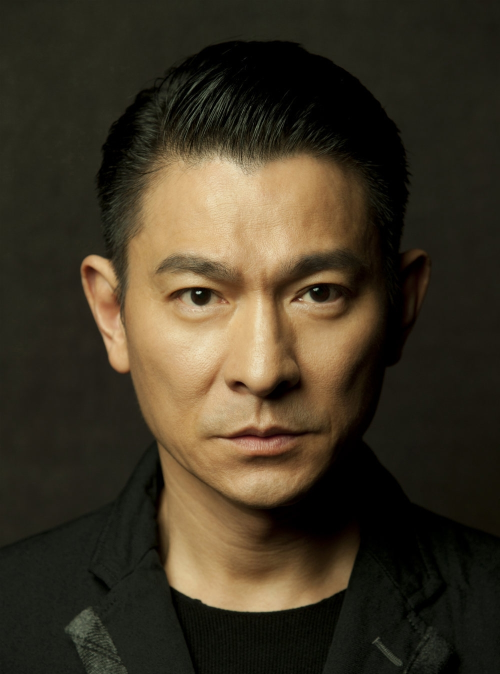
#> input picture 第19組_hw2/Head.jpg, 1000 x 1348 px (shown at 1/2 size)
$ python Group19_HW2.py
#> lines starting #> are read from the running program, lines starting #| are printed output that depends on the picture; after the words box and inside, x2 and y2 are one past the last pixel; in counts of white or black regions, pixels touching at a corner belong together; long printed decimals are rounded
# -*- coding: utf-8 -*-
"""
Created on Mon Apr 16 18:07:14 2018

@author: Shi Weiqiang Econ4A Group_19
"""

import numpy
from PIL import Image

# Load img and set W, H
head = Image.open("Head.jpg")
#> head is the input picture: PIL image 1000x1348 RGB; mean R, G, B 62.3, 53.1, 36.6
W, H = head.size
#> W = 1000; H = 1348

# Img to numpy array
apic_origin = numpy.array(head)
# prepare the affine Img array
apic_affine = numpy.zeros((apic_origin.shape[0], apic_origin.shape[1], apic_origin.shape[2]), dtype=numpy.uint8)

"""
# the ratio of 3 part: ignore W -> only affine the H
# prepare for Other Img
0-499               part 1
-------((500*H/1348),W)
500-999             part 2
-------((1000*H/1348),W)
1000-1347(1348-1)   part 3
"""


# First part of Pic
# copy the Part 1 Img to apic_Part1
apic_Part1 = numpy.zeros((int(500*H/1348), W, 3), dtype=numpy.uint8)
for i in range(int(500*H/1348)):
    for j in range(W):
        apic_Part1[i][j] = apic_origin[i][j]
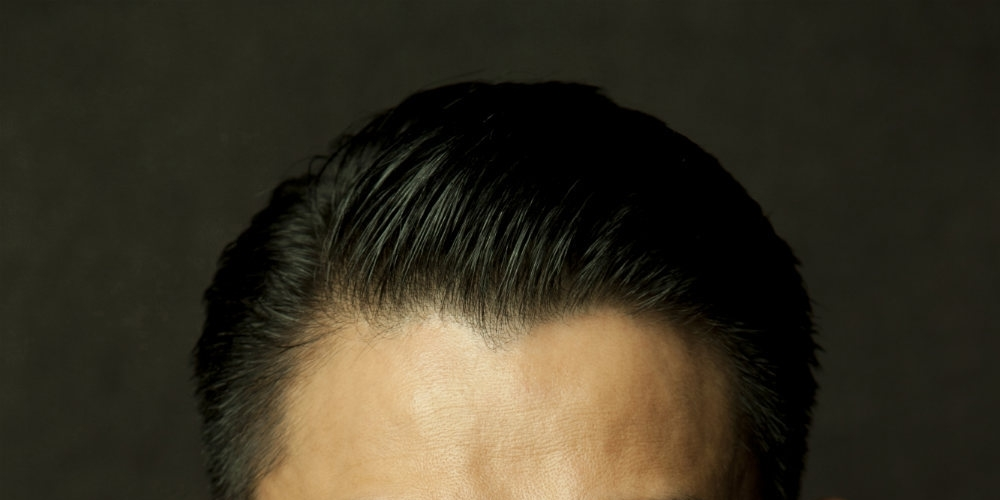
#> apic_Part1: shape (500, 1000, 3); mean R, G, B 55.2, 49.4, 34.7
'''
Big Img   =>   Small Img
(Col,Row) to the matrix
Affine    Original
(0,0)  => (0,0)
(X1,Y1)  => (X1',Y1')
(W,0) => (W,0)
(X2,Y2)  => (X2',Y2')
(W,int(200*H/1348)) => (W,int(500*H/1348))
(X3,Y3)  => (X3',Y3')
Target      Input
'''

# Three Point of Original Pic
a_1 = numpy.array([
    [0, 0, 0, 0, 1, 0],
    [0, 0, 0, 0, 0, 1],
    [W, 0, 0, 0, 1, 0],
    [0, 0, W, 0, 0, 1],
    [W, int(500*H/1348), 0, 0, 1, 0],
    [0, 0, W, int(500*H/1348), 0, 1]
])
# Three Point of affine Pic
b_1 = numpy.array([0, 0, W, 0, W, int(200*H/1348)])
#> b_1 = [0, 0, 1000, 0, 1000, 200]
c_1 = numpy.linalg.solve(a_1,b_1)
#> c_1 = [1, 0, 0, 0.4, 0, 0]
print(c_1)
#| [1.  0.  0.  0.4 0.  0. ]

for i in range(int(500*H/1348)):# control row
    for j in range(W):# control col
        # find the new (x,y) for pixels
        src = numpy.array([
            [j,i,0,0,1,0],
            [0,0,j,i,0,1]
        ])
        # the Local of the pixel in the img
        ans = numpy.round(numpy.matmul(src,c_1),0)
        if ans[1] >= int(500*H/1348) or ans[0] >= W:
            continue # over range
        if ans[1] < 0 or ans[0] < 0:
            continue # over range
        # transfor the Img from Part1 to apic_affine
        apic_affine[int(ans[1]),int(ans[0])] = apic_Part1[i,j]
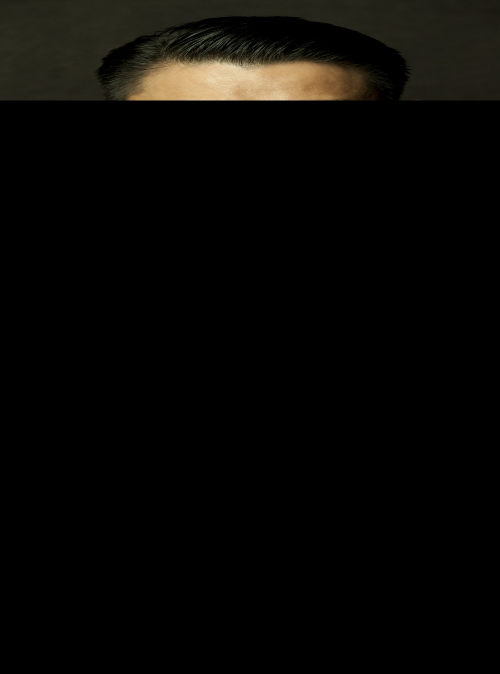
#> apic_affine: shape (1348, 1000, 3) (shown at 1/2 size); mean R, G, B 8.3, 7.4, 5.2

print("Finish part 1")


# Second part of Pic
# copy the Part 2 Img to apic_Part1
apic_Part2 = numpy.zeros((int(500*H/1348), W, 3), dtype=numpy.uint8)
for i in range(int(500*H/1348)):
    for j in range(W):
        apic_Part2[i][j] = apic_origin[i+int(500*H/1348)][j]
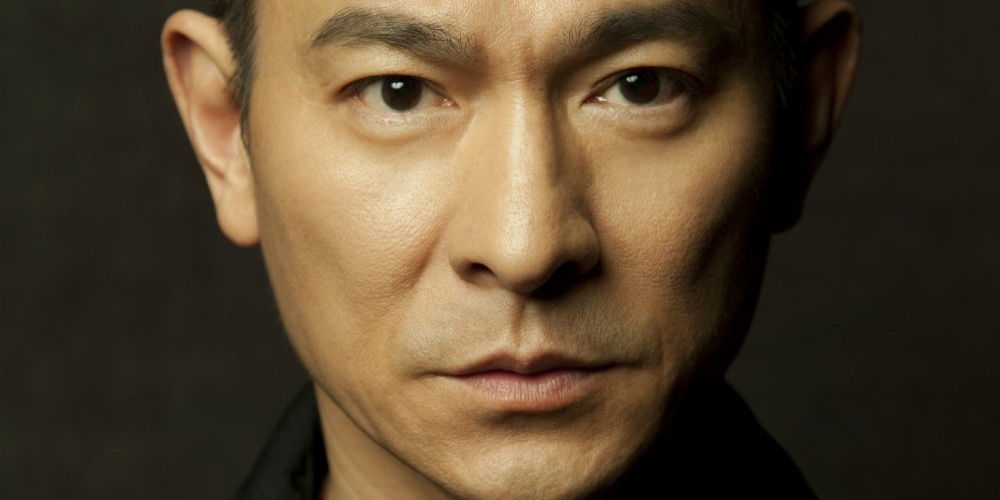
#> apic_Part2: shape (500, 1000, 3); mean R, G, B 83.7, 67.4, 45.9
# prepare the affine img for Part2
apic_affine_Part2 = numpy.zeros((int(1000*H/1348), W, 3), dtype=numpy.uint8)
'''
Small Img =>  Big Img
(Col,Row) to the matrix
Affine                      Original
(0, 0)      =>                (0,0)
(X1,Y1)  => (X1',Y1')
(0, int(1000*H/1348))  => (0, int(500*H/1348))
(X2,Y2)  => (X2',Y2')
(W, int(1000*H/1348)) => (W, int(500*H/1348))
(X3,Y3)  => (X3',Y3')
Target      Input
'''

# because of Small Img to Big Img，a_2 Use Affine's point
a_2 = numpy.array([
    [0, 0, 0, 0, 1, 0],
    [0, 0, 0, 0, 0, 1],
    [0, int(1000*H/1348), 0, 0, 1, 0],
    [0, 0, 0, int(1000*H/1348), 0, 1],
    [W, int(1000*H/1348), 0, 0, 1, 0],
    [0, 0, W, int(1000*H/1348), 0, 1]
])

# because of Small Img to Big Img，b_2 Use Original's point
b_2 = numpy.array([0, 0, 0, int(500*H/1348), W, int(500*H/1348)])
#> b_2 = [0, 0, 0, 500, 1000, 500]
c_2 = numpy.linalg.solve(a_2,b_2)
print(c_2)
#| [1.  0.  0.  0.5 0.  0. ]


for i in range(int(1000*H/1348)):# control row
    for j in range(W):# control col
        # find the new (x,y) for pixels
        src = numpy.array([
            [j,i,0,0,1,0],
            [0,0,j,i,0,1]
        ])
        ans = numpy.round(numpy.matmul(src,c_2),0)
        # the Local of the pixel in the img
        if ans[1] >= int(500*H/1348) or ans[0] >= W:
            continue # over range
        if ans[1] < 0 or ans[0] < 0:
            continue # over range
        # transfor the Img from Part2 to apic_affine_Part2
        apic_affine_Part2[i,j] = apic_Part2[int(ans[1]),int(ans[0])]
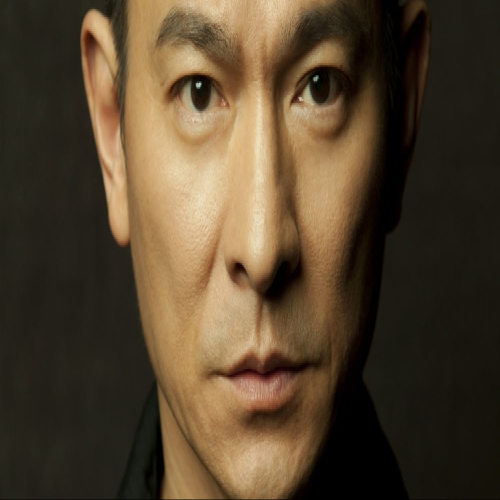
#> apic_affine_Part2: shape (1000, 1000, 3) (shown at 1/2 size); mean R, G, B 83.6, 67.4, 45.9

# copy the apic_affine_Part2 img to apic_affine
for i in range(int(1000*H/1348)):
    for j in range(W):
        apic_affine[i+int(200*H/1348)+1][j] = apic_affine_Part2[i][j]
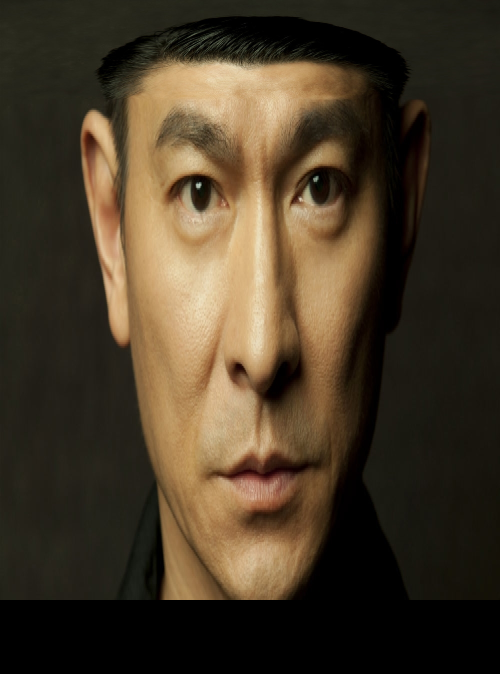
#> apic_affine: shape (1348, 1000, 3) (shown at 1/2 size); mean R, G, B 70.3, 57.4, 39.2

print("Finish part 2")


# Third part of Pic
# copy the Part 3 Img to apic_Part3
apic_Part3 = numpy.zeros((int(348*H/1348), W, 3), dtype=numpy.uint8)
for i in range(int(348*H/1348)):
    for j in range(W):
        apic_Part3[i][j] = apic_origin[i+int(1000*H/1348)][j]
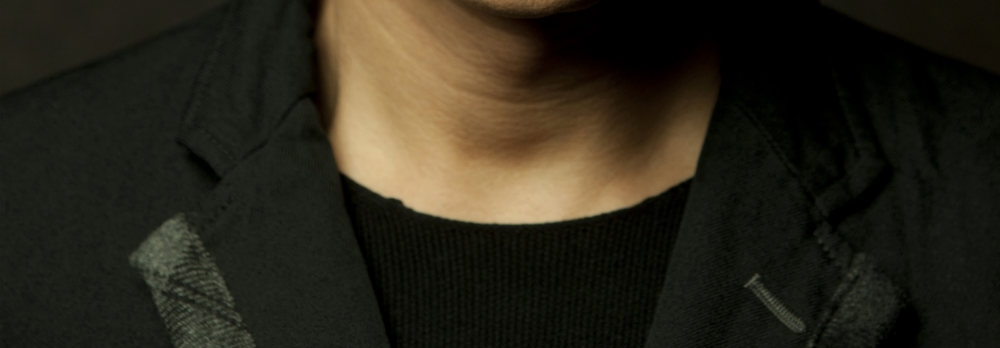
#> apic_Part3: shape (348, 1000, 3); mean R, G, B 41.6, 37.6, 25.8
'''
Big Img   =>   Small Img
(Col,Row)
Affine    Original
(0,0)  => (0,0)
(X1,Y1)  => (X1',Y1')
(W,0) => (W,0)
(X2,Y2)  => (X2',Y2')
(W,int(148*H/1348)) => (W,int(348*H/1348))
(X3,Y3)  => (X3',Y3')
Target      Input
'''

# Three Point of Original Pic
a_3 = numpy.array([
    [0, 0, 0, 0, 1, 0],
    [0, 0, 0, 0, 0, 1],
    [W, 0, 0, 0, 1, 0],
    [0, 0, W, 0, 0, 1],
    [W, int(348*H/1348), 0, 0, 1, 0],
    [0, 0, W, int(348*H/1348), 0, 1]
])
# Three Point of affine Pic
b_3 = numpy.array([0, 0, W, 0, W, int(148*H/1348)])
c_3 = numpy.linalg.solve(a_3,b_3)
print(c_3)
#| [1.         0.         0.         0.4253 0.         0.        ]

for i in range(int(348*H/1348)):# control row
    for j in range(W):# control col
        # find the new (x,y) for pixels
        src = numpy.array([
            [j,i,0,0,1,0],
            [0,0,j,i,0,1]
        ])
        # the Local of the pixel in the img
        ans = numpy.round(numpy.matmul(src,c_3),0)
        if ans[1] >= int(148*H/1348) or ans[0] >= W:
            continue # over range
        if ans[1] < 0 or ans[0] < 0:
            continue # over range
        # transfor the Img from Part3 to apic_affine
        # and offset down int(1199*H/1348) pixels
        apic_affine[int(ans[1])+int(1199*H/1348),int(ans[0])] = apic_Part3[i,j]
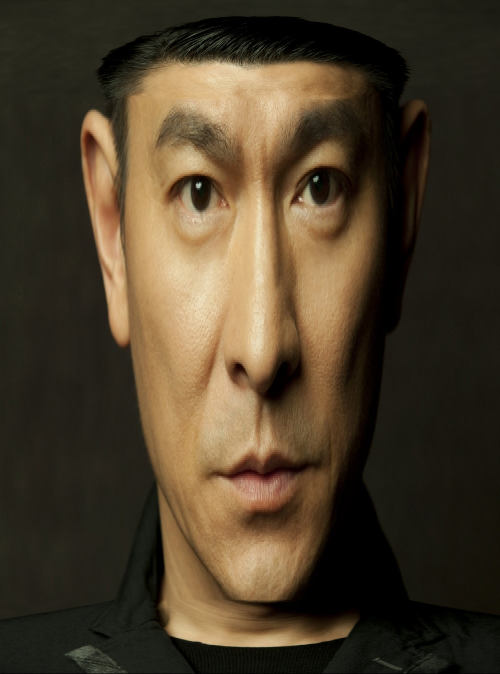
#> apic_affine: shape (1348, 1000, 3) (shown at 1/2 size); 10.19% of pixels changed, all inside (x1, y1, x2, y2) = (0, 1199, 1000, 1347)

print("Finish part 3")

solve_Img = Image.fromarray(apic_affine, mode="RGB")
solve_Img.save("Output.jpg")
